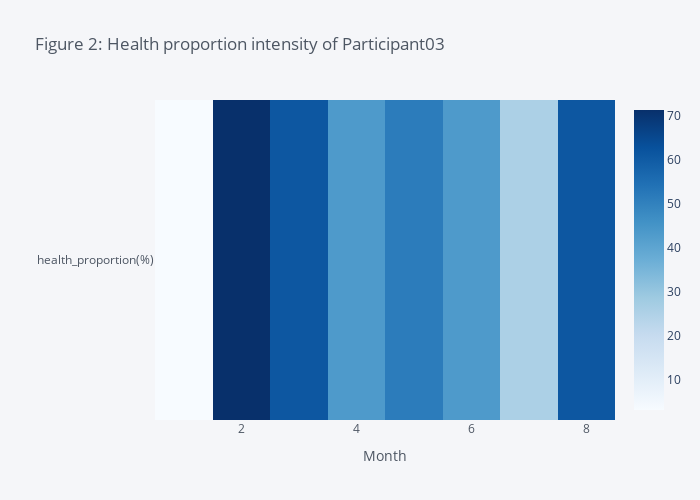

Notebook source saved alongside this figure:
### Markdown cell above
Also, we created an interactive heat map to observe the proportion based on the intensity of the blue color.

### Code cell
proportion.figure(kind="heatmap",
                   colorscale="Blues",xTitle="Month",title="Figure 2: Health proportion intensity of Participant03",
                   dimensions=(700,500))

### Figure 1 — Plotly figure (JSON) as saved in the notebook; plotly's stock layout.template omitted (floating-point values rounded to 4 significant figures)
{"data": [{"colorscale": [[0, "rgb(247,251,255)"], [0.125, "rgb(222,235,247)"], [0.25, "rgb(198,219,239)"], [0.375, "rgb(158,202,225)"], [0.5, "rgb(107,174,214)"], [0.625, "rgb(66,146,198)"], [0.75, "rgb(33,113,181)"], [0.875, "rgb(8,81,156)"], [1, "rgb(8,48,107)"]], "type": "heatmap", "x": [1, 2, 3, 4, 5, 6, 7, 8], "y": ["health_proportion(%)"], "z": [[3.226, 71.43, 61.29, 43.33, 51.61, 43.33, 25.81, 61.29]], "zmax": 71.43, "zmin": 3.226}], "layout": {"height": 500, "legend": {"bgcolor": "#F5F6F9", "font": {"color": "#4D5663"}}, "paper_bgcolor": "#F5F6F9", "plot_bgcolor": "#F5F6F9", "title": {"font": {"color": "#4D5663"}, "text": "Figure 2: Health proportion intensity of Participant03"}, "width": 700, "xaxis": {"gridcolor": "#E1E5ED", "showgrid": true, "tickfont": {"color": "#4D5663"}, "title": {"font": {"color": "#4D5663"}, "text": "Month"}, "zerolinecolor": "#E1E5ED"}, "yaxis": {"gridcolor": "#E1E5ED", "showgrid": true, "tickfont": {"color": "#4D5663"}, "title": {"font": {"color": "#4D5663"}, "text": ""}, "zerolinecolor": "#E1E5ED"}}}
